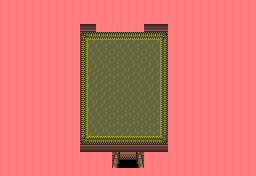

Tiled map render using the project's own tile images. Description and the map definition, with tile-layer contents summarised, below:
An orthogonal 32x22 tile map with 8x8 px tiles, 3 tile layers (suelo, objetos, collisions), 2 tilesets.

<map version="1.0" orientation="orthogonal" renderorder="right-down" width="32" height="22" tilewidth="8" tileheight="8" nextobjectid="1">
 <tileset firstgid="1" name="houses_tileset" tilewidth="8" tileheight="8" tilecount="5625" columns="75">
  <image source="houses_tileset.png" width="600" height="600" />
 </tileset>
 <tileset firstgid="5626" name="collisions" tilewidth="8" tileheight="8" tilecount="2" columns="2">
  <image source="collisions.png" width="16" height="8" />
 </tileset>
 <layer name="suelo" width="32" height="22">
  <data>[704 cells, 452 non-empty, 189 distinct tile ids]</data>
 </layer>
 <layer name="objetos" width="32" height="22">
  <data>[704 cells, 342 non-empty, 142 distinct tile ids]</data>
 </layer>
 <layer name="collisions" width="32" height="22">
  <data>[704 cells, 526 non-empty, 1 distinct tile ids]</data>
 </layer>
</map>
